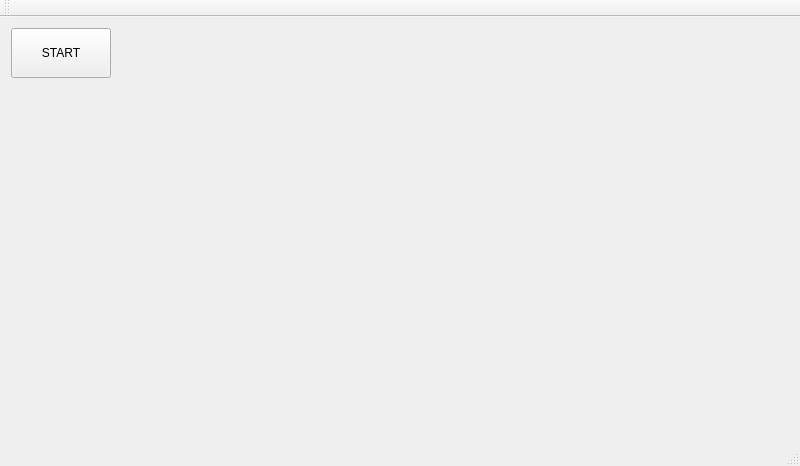
<?xml version="1.0" encoding="UTF-8"?>
<ui version="4.0">
 <class>MainWindow</class>
 <widget class="QMainWindow" name="MainWindow">
  <property name="geometry">
   <rect>
    <x>0</x>
    <y>0</y>
    <width>800</width>
    <height>466</height>
   </rect>
  </property>
  <property name="windowTitle">
   <string>MainWindow</string>
  </property>
  <widget class="QWidget" name="centralWidget">
   <layout class="QVBoxLayout" name="verticalLayout" stretch="1,5">
    <item>
     <layout class="QHBoxLayout" name="horizontalLayout">
      <item>
       <widget class="QPushButton" name="MoCapButton">
        <property name="minimumSize">
         <size>
          <width>100</width>
          <height>50</height>
         </size>
        </property>
        <property name="text">
         <string>START</string>
        </property>
        <property name="checkable">
         <bool>true</bool>
        </property>
       </widget>
      </item>
      <item>
       <spacer name="horizontalSpacer">
        <property name="orientation">
         <enum>Qt::Horizontal</enum>
        </property>
        <property name="sizeType">
         <enum>QSizePolicy::MinimumExpanding</enum>
        </property>
        <property name="sizeHint" stdset="0">
         <size>
          <width>40</width>
          <height>20</height>
         </size>
        </property>
       </spacer>
      </item>
     </layout>
    </item>
    <item>
     <widget class="MocapScene3D" name="widget" native="true"/>
    </item>
   </layout>
  </widget>
  <widget class="QMenuBar" name="menuBar">
   <property name="geometry">
    <rect>
     <x>0</x>
     <y>0</y>
     <width>800</width>
     <height>22</height>
    </rect>
   </property>
  </widget>
  <widget class="QToolBar" name="mainToolBar">
   <attribute name="toolBarArea">
    <enum>TopToolBarArea</enum>
   </attribute>
   <attribute name="toolBarBreak">
    <bool>false</bool>
   </attribute>
  </widget>
  <widget class="QStatusBar" name="statusBar"/>
 </widget>
 <layoutdefault spacing="6" margin="11"/>
 <customwidgets>
  <customwidget>
   <class>MocapScene3D</class>
   <extends>QWidget</extends>
   <header>mocapscene3d.h</header>
   <container>1</container>
  </customwidget>
 </customwidgets>
 <resources/>
 <connections/>
</ui>
